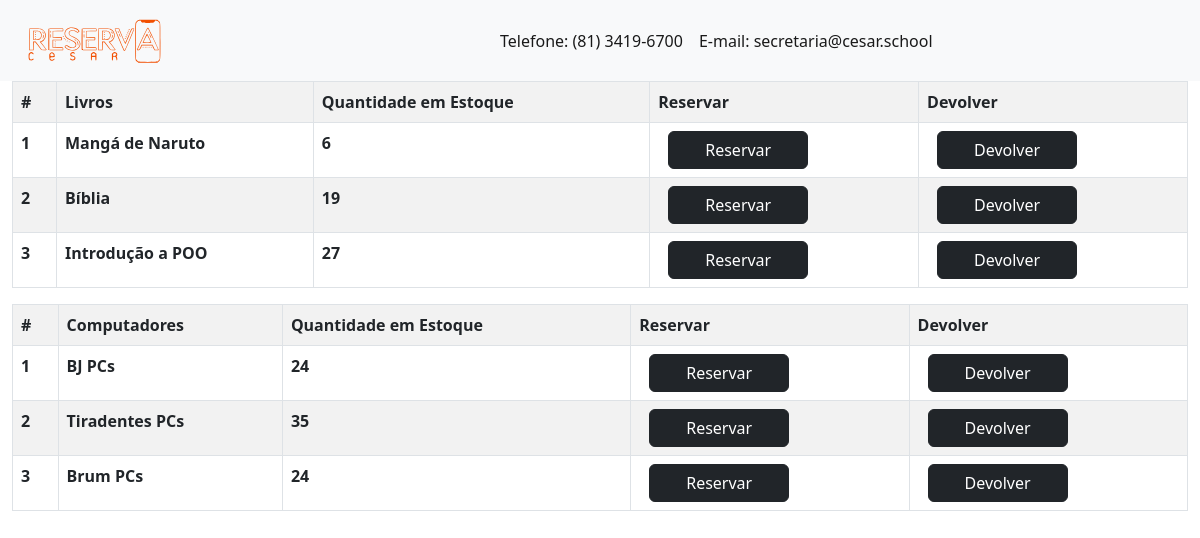
The app's page /inventory/, older data.
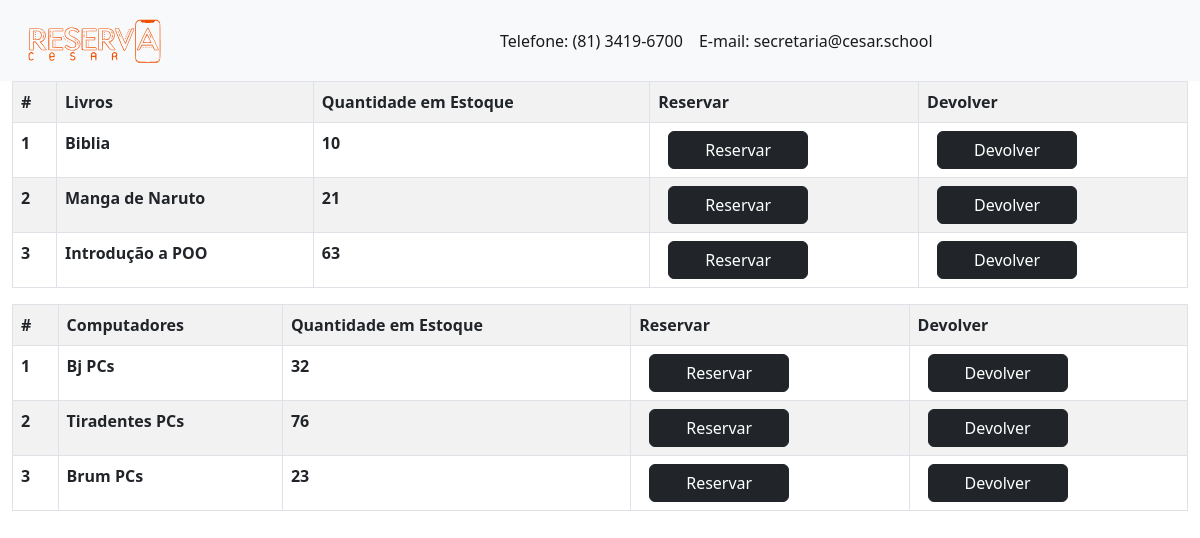
The same page, newer data.
### fdsApp/models.py (models this page shows, shortened)
class fdsApp(models.Model):
    name = models.CharField(max_length=100, null=False, blank=False)
    quantity_in_stock = models.IntegerField(null=False, blank=False)

class computers(models.Model):
    c_name = models.CharField(max_length=100, null=False, blank=False)
    c_quantity_in_stock = models.IntegerField(null=False, blank=False)

### fdsApp/views.py (the view)
# urls.py: path("", inventory_list, name="inventory_list"),
def inventory_list(request, book_id=None):
    inventories = fdsApp.objects.all()
    inventorypc = computers.objects.all()
    context = {
        "title": "Inventory List",
        "inventories": inventories,
        "inventorypc": inventorypc,
    }
    return render(request, "fds_app/inventory_list.html", context=context)

### templates/fds_app/inventory_list.html
{% extends '../layout.html' %}
{% block content %}
<div class="content-section">
    <table class="table table-striped table-bordered table-hovet">
        <div class="thead-dark">
          <tr>
            <th scope="col">#</th>
            <th scope="col">Livros</th>
            <th scope="col">Quantidade em Estoque</th>
            <th scope="col">Reservar</th>
            <th scope="col">Devolver</th>
          </tr>
        </div>
        <div>
          {% for fdsApp in inventories %}
            <tr style='cursor: pointer; cursor: hand;'>
              <th scope="row">{{ forloop.counter }}</th>
              <th scope="row">{{ fdsApp.name }}</th>
              <th scope="row">{{ fdsApp.quantity_in_stock }}</th>
                 <th scope="row">  <a href="{% url 'reserve_book'  fdsApp.id %}" type="button"  style="width:140px; margin-left:10px;"
                                        class="btn btn-dark" title="Reservar"> Reservar</a>   </th>
                <th scope="row"> <a href="{% url 'return_book' fdsApp.id %}" type="button"  style="width:140px; margin-left:10px;"
                                        class="btn btn-dark" title="Devolver"> Devolver</a> </th>
            </tr>
          {% endfor %}
          </div>
    </table>
      <table class="table table-striped table-bordered table-hovet">
          <div class="thead-dark">
            <tr>
              <th scope="col">#</th>
              <th scope="col">Computadores</th>
              <th scope="col">Quantidade em Estoque</th>
              <th scope="col">Reservar</th>
              <th scope="col">Devolver</th>
            </tr>
          </div>
          <div>
            {% for computers in inventorypc %}
              <tr style='cursor: pointer; cursor: hand;'>
                <th scope="row">{{ forloop.counter }}</th>
                <th scope="row">{{ computers.c_name }}</th>
                <th scope="row">{{ computers.c_quantity_in_stock }}</th>
                   <th scope="row">  <a href="{% url 'reserve_computer' computers.id %}" type="button"  style="width:140px; margin-left:10px;"
                                        class="btn btn-dark" title="Reservar"> Reservar</a>   </th>
                <th scope="row"> <a href="{% url 'free_compute' computers.id %}" type="button"  style="width:140px; margin-left:10px;"
                                        class="btn btn-dark" title="Devolver"> Devolver</a> </th>
              </tr>
            {% endfor %}
            </div>
      </table>
</div>
{% endblock %}

### templates/layout.html (shortened to what this page needs)
{% load static %}
<!DOCTYPE html>
<html lang="en">
<head>
    <link href="https://cdn.jsdelivr.net/npm/bootstrap@5.2.2/dist/css/bootstrap.min.css" rel="stylesheet">
</head>
<body>
    <nav class="navbar navbar-expand-lg bg-light">
        <div class="container-fluid">
          <div class="collapse navbar-collapse" id="navbarNav">
            <ul class="navbar-nav">
                <li class="nav-item">
                    <a class="nav-link active" aria-current="page" href="#">Telefone: (81) 3419-6700 </a>
                </li>
                <li class="nav-item">
                    <a class="nav-link active" aria-current="page" href="#">E-mail: secretaria@cesar.school </a>
                </li>
            </ul>
          </div>
        </div>
      </nav>
      <main>
        <div class="container-fluid">
            <div clas="row">
                    {% block content %}
                    {% endblock %}
            </div>
        </div>
      </main>
</body>
</html>

Row changes from the older to the newer data that the page shows:
changed fdsApp: name "Mangá de Naruto" → "Biblia"; quantity_in_stock "6" → "10"
changed fdsApp: name "Bíblia" → "Manga de Naruto"; quantity_in_stock "19" → "21"
changed fdsApp "Introdução a POO": quantity_in_stock "27" → "63"
changed computers: c_name "BJ PCs" → "Bj PCs"; c_quantity_in_stock "24" → "32"
changed computers "Tiradentes PCs": c_quantity_in_stock "35" → "76"
changed computers "Brum PCs": c_quantity_in_stock "24" → "23"
